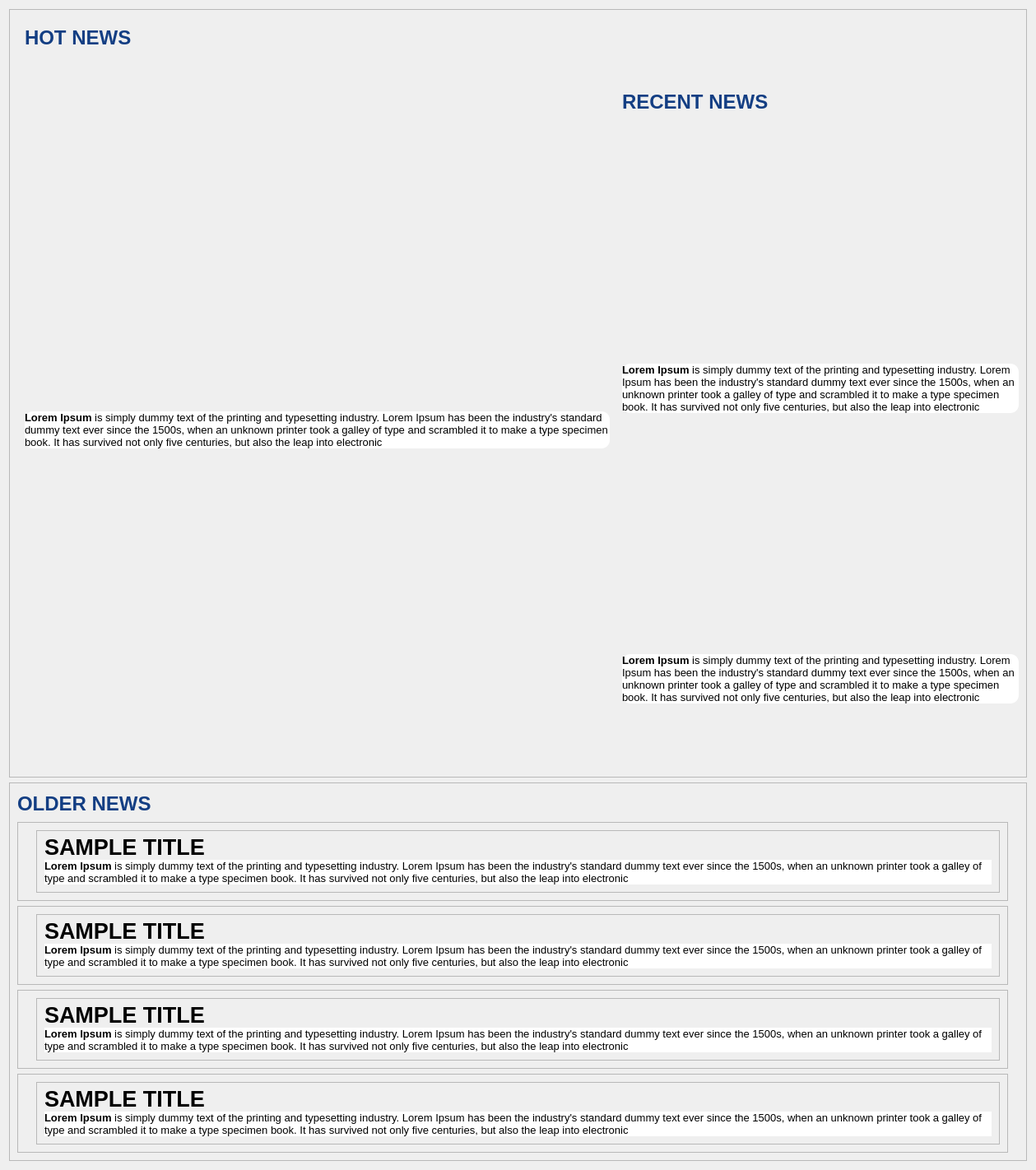
      <widget class="QWidget" name="scrollAreaWidgetContents">
       <property name="geometry">
        <rect>
         <x>0</x>
         <y>-686</y>
         <width>1259</width>
         <height>1422</height>
        </rect>
       </property>
       <layout class="QVBoxLayout" name="verticalLayout">
        <item>
         <widget class="QFrame" name="stonk">
          <property name="frameShape">
           <enum>QFrame::StyledPanel</enum>
          </property>
          <property name="frameShadow">
           <enum>QFrame::Raised</enum>
          </property>
          <layout class="QHBoxLayout" name="horizontalLayout">
           <item>
            <widget class="QFrame" name="hot_news">
             <property name="maximumSize">
              <size>
               <width>16777215</width>
               <height>16777215</height>
              </size>
             </property>
             <property name="styleSheet">
              <string notr="true">*{
	background: transparent;
	border-radius: 10px;
	word-wrap: break-word;
	width: auto;
	height: auto
}
</string>
             </property>
             <layout class="QGridLayout" name="gridLayout_4">
              <property name="leftMargin">
               <number>0</number>
              </property>
              <property name="topMargin">
               <number>0</number>
              </property>
              <property name="rightMargin">
               <number>0</number>
              </property>
              <property name="bottomMargin">
               <number>0</number>
              </property>
              <item row="2" column="0">
               <widget class="QFrame" name="hot_news_container">
                <property name="styleSheet">
                 <string notr="true"/>
                </property>
                <property name="frameShape">
                 <enum>QFrame::StyledPanel</enum>
                </property>
                <property name="frameShadow">
                 <enum>QFrame::Raised</enum>
                </property>
                <layout class="QVBoxLayout" name="verticalLayout_2">
                 <item>
                  <widget class="QLabel" name="hot_news_label">
                   <property name="minimumSize">
                    <size>
                     <width>711</width>
                     <height>32</height>
                    </size>
                   </property>
                   <property name="maximumSize">
                    <size>
                     <width>711</width>
                     <height>32</height>
                    </size>
                   </property>
                   <property name="autoFillBackground">
                    <bool>false</bool>
                   </property>
                   <property name="styleSheet">
                    <string notr="true">color: rgb(19, 62, 131);</string>
                   </property>
                   <property name="text">
                    <string>&lt;html&gt;&lt;head/&gt;&lt;body&gt;&lt;p&gt;&lt;span style=&quot; font-size:18pt; font-weight:600;&quot;&gt;HOT NEWS&lt;/span&gt;&lt;/p&gt;&lt;/body&gt;&lt;/html&gt;</string>
                   </property>
                  </widget>
                 </item>
                 <item alignment="Qt::AlignLeft|Qt::AlignTop">
                  <widget class="QLabel" name="hot_news_image_2">
                   <property name="enabled">
                    <bool>true</bool>
                   </property>
                   <property name="sizePolicy">
                    <sizepolicy hsizetype="Preferred" vsizetype="Preferred">
                     <horstretch>0</horstretch>
                     <verstretch>0</verstretch>
                    </sizepolicy>
                   </property>
                   <property name="minimumSize">
                    <size>
                     <width>0</width>
                     <height>0</height>
                    </size>
                   </property>
                   <property name="maximumSize">
                    <size>
                     <width>711</width>
                     <height>400</height>
                    </size>
                   </property>
                   <property name="cursor">
                    <cursorShape>PointingHandCursor</cursorShape>
                   </property>
                   <property name="layoutDirection">
                    <enum>Qt::LeftToRight</enum>
                   </property>
                   <property name="autoFillBackground">
                    <bool>false</bool>
                   </property>
                   <property name="styleSheet">
                    <string notr="true"/>
                   </property>
                   <property name="frameShape">
                    <enum>QFrame::Panel</enum>
                   </property>
                   <property name="frameShadow">
                    <enum>QFrame::Raised</enum>
                   </property>
                   <property name="text">
                    <string/>
                   </property>
                   <property name="textFormat">
                    <enum>Qt::RichText</enum>
                   </property>
                   <property name="pixmap">
                    <pixmap>assets/Screenshot (14).png</pixmap>
                   </property>
                   <property name="scaledContents">
                    <bool>true</bool>
                   </property>
                   <property name="wordWrap">
                    <bool>true</bool>
                   </property>
                  </widget>
                 </item>
                 <item alignment="Qt::AlignTop">
                  <widget class="QLabel" name="hot_news_description_6">
                   <property name="maximumSize">
                    <size>
                     <width>16777215</width>
                     <height>60</height>
                    </size>
                   </property>
                   <property name="styleSheet">
                    <string notr="true">*{
	background-color: white
}</string>
                   </property>
                   <property name="text">
                    <string>&lt;html&gt;&lt;head/&gt;&lt;body&gt;&lt;p&gt;&lt;span style=&quot; font-size:10pt; font-weight:600;&quot;&gt;Lorem Ipsum&lt;/span&gt;&lt;span style=&quot; font-size:10pt;&quot;&gt; is simply dummy text of the printing and typesetting industry. Lorem Ipsum has been the industry's standard dummy text ever since the 1500s, when an unknown printer took a galley of type and scrambled it to make a type specimen book. It has survived not only five centuries, but also the leap into electronic&lt;/span&gt;&lt;/p&gt;&lt;/body&gt;&lt;/html&gt;</string>
                   </property>
                   <property name="wordWrap">
                    <bool>true</bool>
                   </property>
                  </widget>
                 </item>
                </layout>
               </widget>
              </item>
             </layout>
            </widget>
           </item>
           <item>
            <widget class="QWidget" name="recent_news" native="true">
             <property name="maximumSize">
              <size>
               <width>1421</width>
               <height>16777215</height>
              </size>
             </property>
             <property name="autoFillBackground">
              <bool>false</bool>
             </property>
             <property name="styleSheet">
              <string notr="true">*{
	background: transparent;
	border-radius: 10px;
	word-wrap: break-word;
	width: auto;
	height: auto
}
</string>
             </property>
             <layout class="QVBoxLayout" name="verticalLayout_4">
              <property name="leftMargin">
               <number>0</number>
              </property>
              <property name="topMargin">
               <number>0</number>
              </property>
              <property name="rightMargin">
               <number>0</number>
              </property>
              <property name="bottomMargin">
               <number>0</number>
              </property>
              <item>
               <widget class="QLabel" name="hot_news_label_2">
                <property name="maximumSize">
                 <size>
                  <width>1000</width>
                  <height>50</height>
                 </size>
                </property>
                <property name="autoFillBackground">
                 <bool>false</bool>
                </property>
                <property name="styleSheet">
                 <string notr="true">color: rgb(19, 62, 131);</string>
                </property>
                <property name="text">
                 <string>&lt;html&gt;&lt;head/&gt;&lt;body&gt;&lt;p&gt;&lt;span style=&quot; font-size:18pt; font-weight:600;&quot;&gt;	RECENT NEWS&lt;/span&gt;&lt;/p&gt;&lt;/body&gt;&lt;/html&gt;</string>
                </property>
               </widget>
              </item>
              <item>
               <widget class="QWidget" name="recent_news_" native="true">
                <property name="maximumSize">
                 <size>
                  <width>488</width>
                  <height>269</height>
                 </size>
                </property>
                <property name="styleSheet">
                 <string notr="true">*{
	background: transparent;
	border-radius: 10px;
	word-wrap: break-word;
	width: auto;
	height: auto
}
</string>
                </property>
                <layout class="QVBoxLayout" name="verticalLayout_5">
                 <property name="leftMargin">
                  <number>0</number>
                 </property>
                 <property name="topMargin">
                  <number>0</number>
                 </property>
                 <property name="rightMargin">
                  <number>0</number>
                 </property>
                 <property name="bottomMargin">
                  <number>0</number>
                 </property>
                 <item>
                  <widget class="QLabel" name="recent_2_image">
                   <property name="sizePolicy">
                    <sizepolicy hsizetype="Expanding" vsizetype="MinimumExpanding">
                     <horstretch>0</horstretch>
                     <verstretch>0</verstretch>
                    </sizepolicy>
                   </property>
                   <property name="minimumSize">
                    <size>
                     <width>0</width>
                     <height>0</height>
                    </size>
                   </property>
                   <property name="maximumSize">
                    <size>
                     <width>16777215</width>
                     <height>16777215</height>
                    </size>
                   </property>
                   <property name="cursor">
                    <cursorShape>PointingHandCursor</cursorShape>
                   </property>
                   <property name="text">
                    <string/>
                   </property>
                   <property name="pixmap">
                    <pixmap>assets/Screenshot (14).png</pixmap>
                   </property>
                   <property name="scaledContents">
                    <bool>true</bool>
                   </property>
                  </widget>
                 </item>
                 <item>
                  <widget class="QLabel" name="recent_2_description">
                   <property name="sizePolicy">
                    <sizepolicy hsizetype="Preferred" vsizetype="Preferred">
                     <horstretch>0</horstretch>
                     <verstretch>0</verstretch>
                    </sizepolicy>
                   </property>
                   <property name="maximumSize">
                    <size>
                     <width>16777215</width>
                     <height>60</height>
                    </size>
                   </property>
                   <property name="styleSheet">
                    <string notr="true">*{
	background-color: white
}</string>
                   </property>
                   <property name="text">
                    <string>&lt;html&gt;&lt;head/&gt;&lt;body&gt;&lt;p&gt;&lt;span style=&quot; font-size:10pt; font-weight:600;&quot;&gt;Lorem Ipsum&lt;/span&gt;&lt;span style=&quot; font-size:10pt;&quot;&gt; is simply dummy text of the printing and typesetting industry. Lorem Ipsum has been the industry's standard dummy text ever since the 1500s, when an unknown printer took a galley of type and scrambled it to make a type specimen book. It has survived not only five centuries, but also the leap into electronic&lt;/span&gt;&lt;/p&gt;&lt;/body&gt;&lt;/html&gt;</string>
                   </property>
                   <property name="wordWrap">
                    <bool>true</bool>
                   </property>
                  </widget>
                 </item>
                </layout>
               </widget>
              </item>
              <item>
               <widget class="QFrame" name="recent_news_1">
                <property name="maximumSize">
                 <size>
                  <width>488</width>
                  <height>269</height>
                 </size>
                </property>
                <layout class="QVBoxLayout" name="verticalLayout_6">
                 <property name="leftMargin">
                  <number>0</number>
                 </property>
                 <property name="topMargin">
                  <number>0</number>
                 </property>
                 <property name="rightMargin">
                  <number>0</number>
                 </property>
                 <property name="bottomMargin">
                  <number>0</number>
                 </property>
                 <item>
                  <widget class="QLabel" name="recent_2_image_2">
                   <property name="cursor">
                    <cursorShape>PointingHandCursor</cursorShape>
                   </property>
                   <property name="text">
                    <string/>
                   </property>
                   <property name="pixmap">
                    <pixmap>assets/Screenshot (14).png</pixmap>
                   </property>
                   <property name="scaledContents">
                    <bool>true</bool>
                   </property>
                  </widget>
                 </item>
                 <item>
                  <widget class="QLabel" name="recent_1_description">
                   <property name="minimumSize">
                    <size>
                     <width>0</width>
                     <height>0</height>
                    </size>
                   </property>
                   <property name="maximumSize">
                    <size>
                     <width>16777215</width>
                     <height>60</height>
                    </size>
                   </property>
                   <property name="styleSheet">
                    <string notr="true">*{
	background-color: white
}</string>
                   </property>
                   <property name="text">
                    <string>&lt;html&gt;&lt;head/&gt;&lt;body&gt;&lt;p&gt;&lt;span style=&quot; font-size:10pt; font-weight:600;&quot;&gt;Lorem Ipsum&lt;/span&gt;&lt;span style=&quot; font-size:10pt;&quot;&gt; is simply dummy text of the printing and typesetting industry. Lorem Ipsum has been the industry's standard dummy text ever since the 1500s, when an unknown printer took a galley of type and scrambled it to make a type specimen book. It has survived not only five centuries, but also the leap into electronic&lt;/span&gt;&lt;/p&gt;&lt;/body&gt;&lt;/html&gt;</string>
                   </property>
                   <property name="wordWrap">
                    <bool>true</bool>
                   </property>
                  </widget>
                 </item>
                </layout>
               </widget>
              </item>
             </layout>
            </widget>
           </item>
          </layout>
         </widget>
        </item>
        <item>
         <widget class="QFrame" name="older_news">
          <property name="frameShape">
           <enum>QFrame::StyledPanel</enum>
          </property>
          <property name="frameShadow">
           <enum>QFrame::Raised</enum>
          </property>
          <layout class="QVBoxLayout" name="verticalLayout_12">
           <item>
            <widget class="QLabel" name="hot_news_label_3">
             <property name="minimumSize">
              <size>
               <width>711</width>
               <height>32</height>
              </size>
             </property>
             <property name="maximumSize">
              <size>
               <width>711</width>
               <height>32</height>
              </size>
             </property>
             <property name="autoFillBackground">
              <bool>false</bool>
             </property>
             <property name="styleSheet">
              <string notr="true">color: rgb(19, 62, 131);</string>
             </property>
             <property name="text">
              <string>&lt;html&gt;&lt;head/&gt;&lt;body&gt;&lt;p&gt;&lt;span style=&quot; font-size:18pt; font-weight:600;&quot;&gt;OLDER NEWS&lt;/span&gt;&lt;/p&gt;&lt;/body&gt;&lt;/html&gt;</string>
             </property>
            </widget>
           </item>
           <item>
            <widget class="QFrame" name="old_1">
             <property name="maximumSize">
              <size>
               <width>1204</width>
               <height>181</height>
              </size>
             </property>
             <property name="frameShape">
              <enum>QFrame::StyledPanel</enum>
             </property>
             <property name="frameShadow">
              <enum>QFrame::Raised</enum>
             </property>
             <layout class="QFormLayout" name="formLayout_5">
              <item row="0" column="0">
               <widget class="QLabel" name="old_1_image">
                <property name="maximumSize">
                 <size>
                  <width>391</width>
                  <height>181</height>
                 </size>
                </property>
                <property name="text">
                 <string/>
                </property>
                <property name="pixmap">
                 <pixmap>assets/Screenshot (14).png</pixmap>
                </property>
                <property name="scaledContents">
                 <bool>true</bool>
                </property>
               </widget>
              </item>
              <item row="0" column="1">
               <widget class="QFrame" name="old_1_set">
                <property name="frameShape">
                 <enum>QFrame::StyledPanel</enum>
                </property>
                <property name="frameShadow">
                 <enum>QFrame::Raised</enum>
                </property>
                <layout class="QVBoxLayout" name="verticalLayout_8">
                 <item>
                  <widget class="QLabel" name="old_1_title">
                   <property name="maximumSize">
                    <size>
                     <width>16777215</width>
                     <height>20</height>
                    </size>
                   </property>
                   <property name="font">
                    <font>
                     <pointsize>20</pointsize>
                     <bold>true</bold>
                    </font>
                   </property>
                   <property name="text">
                    <string>SAMPLE TITLE</string>
                   </property>
                  </widget>
                 </item>
                 <item>
                  <widget class="QLabel" name="old_1_description">
                   <property name="minimumSize">
                    <size>
                     <width>0</width>
                     <height>0</height>
                    </size>
                   </property>
                   <property name="maximumSize">
                    <size>
                     <width>16777215</width>
                     <height>100</height>
                    </size>
                   </property>
                   <property name="styleSheet">
                    <string notr="true">*{
	background-color: white
}</string>
                   </property>
                   <property name="text">
                    <string>&lt;html&gt;&lt;head/&gt;&lt;body&gt;&lt;p&gt;&lt;span style=&quot; font-size:10pt; font-weight:600;&quot;&gt;Lorem Ipsum&lt;/span&gt;&lt;span style=&quot; font-size:10pt;&quot;&gt; is simply dummy text of the printing and typesetting industry. Lorem Ipsum has been the industry's standard dummy text ever since the 1500s, when an unknown printer took a galley of type and scrambled it to make a type specimen book. It has survived not only five centuries, but also the leap into electronic&lt;/span&gt;&lt;/p&gt;&lt;/body&gt;&lt;/html&gt;</string>
                   </property>
                   <property name="wordWrap">
                    <bool>true</bool>
                   </property>
                  </widget>
                 </item>
                </layout>
               </widget>
              </item>
             </layout>
            </widget>
           </item>
           <item>
            <widget class="QFrame" name="old_2">
             <property name="maximumSize">
              <size>
               <width>1204</width>
               <height>181</height>
              </size>
             </property>
             <property name="frameShape">
              <enum>QFrame::StyledPanel</enum>
             </property>
             <property name="frameShadow">
              <enum>QFrame::Raised</enum>
             </property>
             <layout class="QFormLayout" name="formLayout_8">
              <item row="0" column="0">
               <widget class="QLabel" name="old_2_image">
                <property name="maximumSize">
                 <size>
                  <width>391</width>
                  <height>181</height>
                 </size>
                </property>
                <property name="text">
                 <string/>
                </property>
                <property name="pixmap">
                 <pixmap>assets/Screenshot (14).png</pixmap>
                </property>
                <property name="scaledContents">
                 <bool>true</bool>
                </property>
               </widget>
              </item>
              <item row="0" column="1">
               <widget class="QFrame" name="old_2_set">
                <property name="frameShape">
                 <enum>QFrame::StyledPanel</enum>
                </property>
                <property name="frameShadow">
                 <enum>QFrame::Raised</enum>
                </property>
                <layout class="QVBoxLayout" name="verticalLayout_11">
                 <item>
                  <widget class="QLabel" name="old_2_title">
                   <property name="maximumSize">
                    <size>
                     <width>16777215</width>
                     <height>20</height>
                    </size>
                   </property>
                   <property name="font">
                    <font>
                     <pointsize>20</pointsize>
                     <bold>true</bold>
                    </font>
                   </property>
                   <property name="text">
                    <string>SAMPLE TITLE</string>
                   </property>
                  </widget>
                 </item>
                 <item>
                  <widget class="QLabel" name="old_2_description">
                   <property name="minimumSize">
                    <size>
                     <width>0</width>
                     <height>0</height>
                    </size>
                   </property>
                   <property name="maximumSize">
                    <size>
                     <width>16777215</width>
                     <height>100</height>
                    </size>
                   </property>
                   <property name="styleSheet">
                    <string notr="true">*{
	background-color: white
}</string>
                   </property>
                   <property name="text">
                    <string>&lt;html&gt;&lt;head/&gt;&lt;body&gt;&lt;p&gt;&lt;span style=&quot; font-size:10pt; font-weight:600;&quot;&gt;Lorem Ipsum&lt;/span&gt;&lt;span style=&quot; font-size:10pt;&quot;&gt; is simply dummy text of the printing and typesetting industry. Lorem Ipsum has been the industry's standard dummy text ever since the 1500s, when an unknown printer took a galley of type and scrambled it to make a type specimen book. It has survived not only five centuries, but also the leap into electronic&lt;/span&gt;&lt;/p&gt;&lt;/body&gt;&lt;/html&gt;</string>
                   </property>
                   <property name="wordWrap">
                    <bool>true</bool>
                   </property>
                  </widget>
                 </item>
                </layout>
               </widget>
              </item>
             </layout>
            </widget>
           </item>
           <item>
            <widget class="QFrame" name="old_3">
             <property name="maximumSize">
              <size>
               <width>1204</width>
               <height>181</height>
              </size>
             </property>
             <property name="frameShape">
              <enum>QFrame::StyledPanel</enum>
             </property>
             <property name="frameShadow">
              <enum>QFrame::Raised</enum>
             </property>
             <layout class="QFormLayout" name="formLayout_7">
              <item row="0" column="0">
               <widget class="QLabel" name="old_3_image">
                <property name="maximumSize">
                 <size>
                  <width>391</width>
                  <height>181</height>
                 </size>
                </property>
                <property name="text">
                 <string/>
                </property>
                <property name="pixmap">
                 <pixmap>assets/Screenshot (14).png</pixmap>
                </property>
                <property name="scaledContents">
                 <bool>true</bool>
                </property>
               </widget>
              </item>
              <item row="0" column="1">
               <widget class="QFrame" name="old_3_set">
                <property name="frameShape">
                 <enum>QFrame::StyledPanel</enum>
                </property>
                <property name="frameShadow">
                 <enum>QFrame::Raised</enum>
                </property>
                <layout class="QVBoxLayout" name="verticalLayout_10">
                 <item>
                  <widget class="QLabel" name="old_3_title">
                   <property name="maximumSize">
                    <size>
                     <width>16777215</width>
                     <height>20</height>
                    </size>
                   </property>
                   <property name="font">
                    <font>
                     <pointsize>20</pointsize>
                     <bold>true</bold>
                    </font>
                   </property>
                   <property name="text">
                    <string>SAMPLE TITLE</string>
                   </property>
                  </widget>
                 </item>
                 <item>
                  <widget class="QLabel" name="old_3_description">
                   <property name="minimumSize">
                    <size>
                     <width>0</width>
                     <height>0</height>
                    </size>
                   </property>
                   <property name="maximumSize">
                    <size>
                     <width>16777215</width>
                     <height>100</height>
                    </size>
                   </property>
                   <property name="styleSheet">
                    <string notr="true">*{
	background-color: white
}</string>
                   </property>
                   <property name="text">
                    <string>&lt;html&gt;&lt;head/&gt;&lt;body&gt;&lt;p&gt;&lt;span style=&quot; font-size:10pt; font-weight:600;&quot;&gt;Lorem Ipsum&lt;/span&gt;&lt;span style=&quot; font-size:10pt;&quot;&gt; is simply dummy text of the printing and typesetting industry. Lorem Ipsum has been the industry's standard dummy text ever since the 1500s, when an unknown printer took a galley of type and scrambled it to make a type specimen book. It has survived not only five centuries, but also the leap into electronic&lt;/span&gt;&lt;/p&gt;&lt;/body&gt;&lt;/html&gt;</string>
                   </property>
                   <property name="wordWrap">
                    <bool>true</bool>
                   </property>
                  </widget>
                 </item>
                </layout>
               </widget>
              </item>
             </layout>
            </widget>
           </item>
           <item>
            <widget class="QFrame" name="old_4">
             <property name="maximumSize">
              <size>
               <width>1204</width>
               <height>181</height>
              </size>
             </property>
             <property name="frameShape">
              <enum>QFrame::StyledPanel</enum>
             </property>
             <property name="frameShadow">
              <enum>QFrame::Raised</enum>
             </property>
             <layout class="QFormLayout" name="formLayout_6">
              <item row="0" column="0">
               <widget class="QLabel" name="old_4_image">
                <property name="maximumSize">
                 <size>
                  <width>391</width>
                  <height>181</height>
                 </size>
                </property>
                <property name="text">
                 <string/>
                </property>
                <property name="pixmap">
                 <pixmap>assets/Screenshot (14).png</pixmap>
                </property>
                <property name="scaledContents">
                 <bool>true</bool>
                </property>
               </widget>
              </item>
              <item row="0" column="1">
               <widget class="QFrame" name="old_4_set">
                <property name="frameShape">
                 <enum>QFrame::StyledPanel</enum>
                </property>
                <property name="frameShadow">
                 <enum>QFrame::Raised</enum>
                </property>
                <layout class="QVBoxLayout" name="verticalLayout_9">
                 <item>
                  <widget class="QLabel" name="old_4_title">
                   <property name="maximumSize">
                    <size>
                     <width>16777215</width>
                     <height>20</height>
                    </size>
                   </property>
                   <property name="font">
                    <font>
                     <pointsize>20</pointsize>
                     <bold>true</bold>
                    </font>
                   </property>
                   <property name="text">
                    <string>SAMPLE TITLE</string>
                   </property>
                  </widget>
                 </item>
                 <item>
                  <widget class="QLabel" name="old_4_description">
                   <property name="minimumSize">
                    <size>
                     <width>0</width>
                     <height>0</height>
                    </size>
                   </property>
                   <property name="maximumSize">
                    <size>
                     <width>16777215</width>
                     <height>100</height>
                    </size>
                   </property>
                   <property name="styleSheet">
                    <string notr="true">*{
	background-color: white
}</string>
                   </property>
                   <property name="text">
                    <string>&lt;html&gt;&lt;head/&gt;&lt;body&gt;&lt;p&gt;&lt;span style=&quot; font-size:10pt; font-weight:600;&quot;&gt;Lorem Ipsum&lt;/span&gt;&lt;span style=&quot; font-size:10pt;&quot;&gt; is simply dummy text of the printing and typesetting industry. Lorem Ipsum has been the industry's standard dummy text ever since the 1500s, when an unknown printer took a galley of type and scrambled it to make a type specimen book. It has survived not only five centuries, but also the leap into electronic&lt;/span&gt;&lt;/p&gt;&lt;/body&gt;&lt;/html&gt;</string>
                   </property>
                   <property name="wordWrap">
                    <bool>true</bool>
                   </property>
                  </widget>
                 </item>
                </layout>
               </widget>
              </item>
             </layout>
            </widget>
           </item>
          </layout>
         </widget>
        </item>
       </layout>
       <zorder>older_news</zorder>
       <zorder>stonk</zorder>
      </widget>
